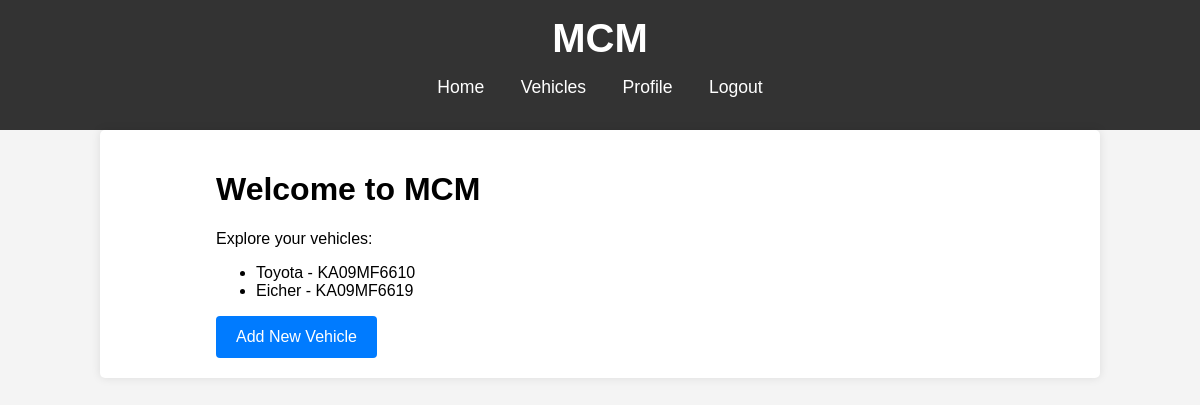
The app's page /home (signed in) with its own data.
### app/models.py (models this page shows)
class Vehicle(db.Model):
    id = db.Column(db.Integer, primary_key=True)
    name = db.Column(db.String(100), nullable=False)
    vehicle_number = db.Column(db.String(100), unique=True, nullable=False)
    user_id = db.Column(db.Integer, db.ForeignKey('user.id'), nullable=False)
    documents = db.relationship('Document', backref='vehicle', lazy=True, cascade='all, delete-orphan')

### app/routes.py (the view)
@main.route("/home")
@login_required
def home():
    vehicles = Vehicle.query.filter_by(owner=current_user).all()
    return render_template('home.html', vehicles=vehicles)

### app/__init__.py (called while the page is built)
def create_app():
    app = Flask(__name__)
    app.config['SECRET_KEY'] = 'your_secret_key'
    app.config['SQLALCHEMY_DATABASE_URI'] = 'sqlite:///site.db'
    app.config.from_object('app.config.Config')  # Ensure it loads from Config class
    db.init_app(app)
    bcrypt.init_app(app)
    login_manager.init_app(app)
    migrate.init_app(app, db)
    mail.init_app(app)  # Initialize Flask-Mail with the app
    login_manager.login_view = 'main.login'
    login_manager.login_message_category = 'info'
    from app.models import User
    @login_manager.user_loader
    def load_user(user_id):
        return User.query.get(int(user_id))
    from app.routes import main as main_blueprint
    app.register_blueprint(main_blueprint)
    return app

### app/templates/home.html (shortened to what this page needs)
{% extends 'base.html' %}
{% block content %}
    <div class="container">
        <div class="row">
            <div class="col-md-8 offset-md-2">
                <h1>Welcome to MCM</h1>
                <p>Explore your vehicles:</p>
                <ul class="list-group">
                    {% for vehicle in vehicles %}
                        <li class="list-group-item">{{ vehicle.name }} - {{ vehicle.vehicle_number }}</li>
                    {% endfor %}
                </ul>
                <a href="{{ url_for('main.new_vehicle') }}" class="btn btn-primary mt-3">Add New Vehicle</a>
            </div>
        </div>
    </div>
{% endblock %}

### app/static/styles.css (style rules this page uses)
body { font-family: Arial, sans-serif; margin: 0; padding: 0; background-color: #f4f4f4; }
.container { width: 80%; margin: 0 auto; }
.btn-primary { display: inline-block; background-color: #5cb85c; color: #fff; padding: 10px 20px; border: none; border-radius: 5px; cursor: pointer; text-decoration: none; }
body { font-family: Arial, sans-serif; margin: 0; padding: 0; }
.btn-primary { display: inline-block; padding: 0.75rem 1.25rem; border: none; border-radius: 4px; background-color: #007bff; color: #fff; text-align: center; cursor: pointer; }

### records on screen
Vehicle: name "Toyota", vehicle_number "KA09MF6610"
Vehicle: name "Eicher", vehicle_number "KA09MF6619"
